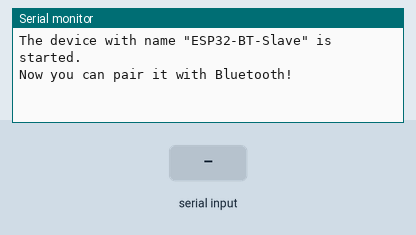
The sketch below on a simulated ESP32. Shown: the last lines printed to the serial monitor. Inputs (shaded band) come from the test bench. Nothing arrives over Bluetooth unless stated.

Above: at 1.2 s.
1.3 s: "1" received over the second serial link
At 2.0 s:
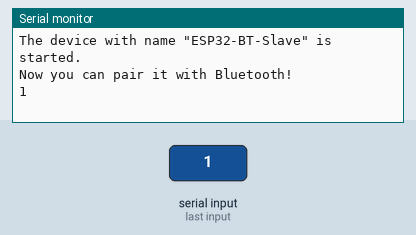
2.8 s: "0" received over the second serial link
At 4.2 s:
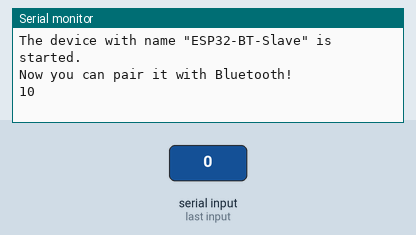

Measured:
- after the input at 1.3 s, the serial monitor: prints a new line at once (image 1)
- after the input at 2.8 s, the serial monitor: prints a new line at once (image 2)

The sketch:

Bluetooth_Chat.ino
```cpp
// Chat entre dos dispositivos mediante Bluetooth clásico
// Created by Diego Remon
// https://github.com/DiegoRemonn/Redes-de-Sensores

#include "BluetoothSerial.h"

// Declaro nombre del dispositivo
String device_name = "ESP32-BT-Slave";

// Check if Bluetooth is available
#if !defined(CONFIG_BT_ENABLED) || !defined(CONFIG_BLUEDROID_ENABLED)
  #error Bluetooth is not enabled! Please run `make menuconfig` to and enable it
#endif

// Check Serial Port Profile
#if !defined(CONFIG_BT_SPP_ENABLED)
  #error Serial Port Profile for Bluetooth is not available or not enabled. It is only available for the ESP32 chip.
#endif

// Inicialización de Bluetooth Serial
BluetoothSerial SerialBT;

void setup() {
  // Inicialización del puerto serie
  Serial.begin(115200);
  SerialBT.begin("ESP32_Diego"); //Bluetooth device name (Lo declaro aquí)
  //SerialBT.deleteAllBondedDevices(); // Uncomment this to delete paired devices; Must be called after begin
  Serial.printf("The device with name \"%s\" is started.\nNow you can pair it with Bluetooth!\n", device_name.c_str());
}

void loop() {
  // Si hay datos disponibles en puerto serie los envío via bluetooth
  if (Serial.available()) {
    SerialBT.write(Serial.read());
  }
  // Si hay datos recibidos por Bluetooth los muestro en el puerto serie
  if (SerialBT.available()) {
    Serial.write(SerialBT.read());
  }
  delay(20);
}
```
